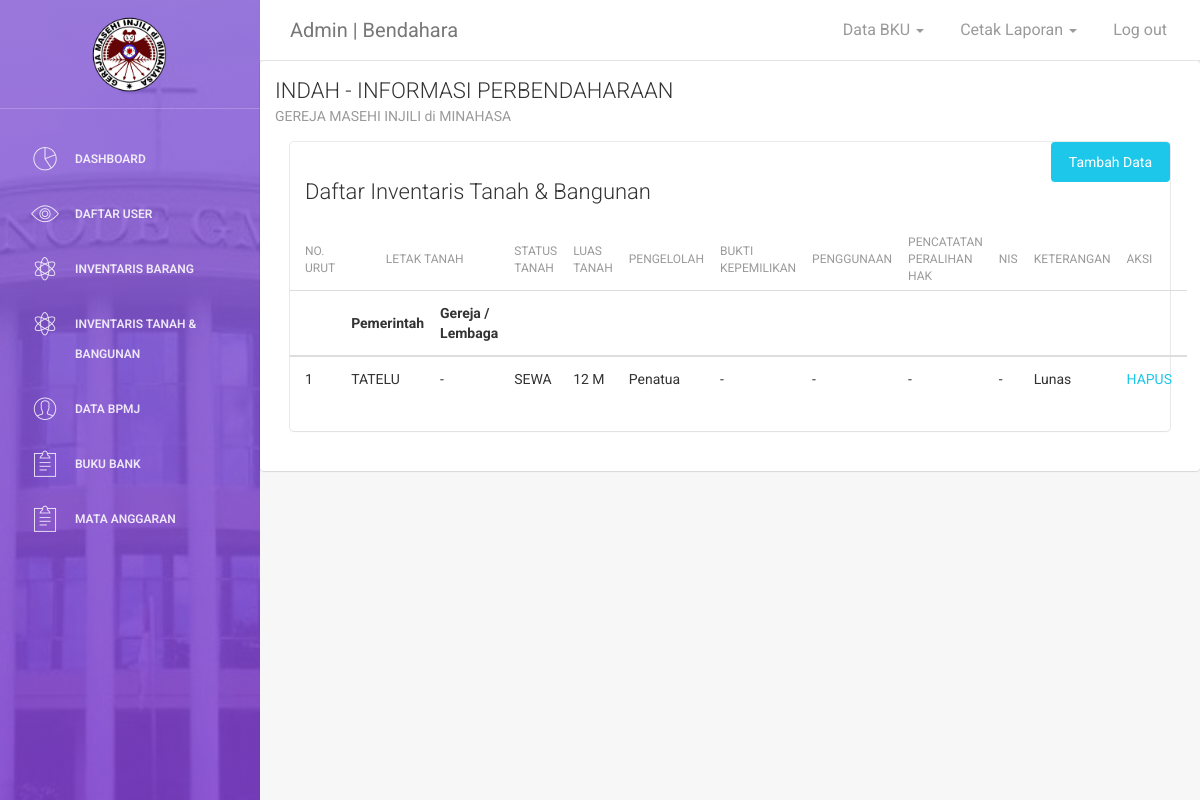
The app's page /Admin/index.php?p=inven_tanah (signed in) with its own data.
### tables this page shows
CREATE TABLE `inven_tanah` (
  `id` int(5) NOT NULL,
  `letak` varchar(50) NOT NULL,
  `letak_lembaga` varchar(50) NOT NULL,
  `status` varchar(50) NOT NULL,
  `luas` varchar(50) NOT NULL,
  `olah` varchar(50) NOT NULL,
  `bukti` varchar(50) NOT NULL,
  `penggunaan` varchar(50) NOT NULL,
  `pencatatan` varchar(50) NOT NULL,
  `nis` varchar(50) NOT NULL,
  `keterangan` varchar(50) NOT NULL
);

### Admin/inven_tanah.php (the view)
  <div class="content">
            <div class="container-fluid">
                <div class="row">
                    <div class="col-md-12">
  <a href="index.php?p=tm_tanah" class="btn btn-info btn-fill pull-right">Tambah Data</a>
                        <div class="card">
                            <div class="header">
                                <br>
                                <h4 class="title">Daftar Inventaris Tanah & Bangunan</h4>
                            </div>
                            <div class="content table-responsive table-full-width">
                                <table class="table table-hover ">
                                    <thead align="center">
                                        <th>No. Urut</th>
                                    	<th colspan="2" style="text-align: center;">Letak Tanah</th>
                                        <th>Status Tanah</th>
                                        <th>Luas Tanah</th>
                                        <th>Pengelolah</th>
                                        <th>Bukti Kepemilikan</th>
                                        <th>Penggunaan</th>
                                        <th>Pencatatan Peralihan Hak</th>
                                        <th>NIS</th>
                                        <th>Keterangan</th>
                                        <th>Aksi</th>
                                    </thead>
                                    <tr>
                                          <th></th>
                                          <th rowspan="2">Pemerintah</th>
                                          <th>Gereja / Lembaga</th>
                                          <th></th>
                                          <th></th>
                                          <th></th>
                                          <th></th>
                                    </tr>
                                    <tbody>
                                        	<?php
        include '../koneksi.php';
        $no = 1;
        $data = mysqli_query($koneksi,"select * from inven_tanah");
        while($d = mysqli_fetch_array($data)){
            ?>
            <tr>
                <td><?php echo $no++; ?></td>
                <td><?php echo $d['letak']; ?></td>
                 <td><?php echo $d['letak_lembaga']; ?></td>
                <td><?php echo $d['status']; ?></td>
                <td><?php echo $d['luas']; ?></td>
                <td><?php echo $d['olah']; ?></td>
                <td><?php echo $d['bukti']; ?></td>
                <td><?php echo $d['penggunaan']; ?></td>
                <td><?php echo $d['pencatatan']; ?></td>
                <td><?php echo $d['nis']; ?></td>
                <td><?php echo $d['keterangan']; ?></td>
                <td><a href="hapus_tanah.php?id=<?php echo $d['id']; ?>">HAPUS</a></td>
            </tr>
            <?php
        }
        ?>
                                    </tbody>
                                </table>
                            </div>
                        </div>
                    </div>
    </div>
</div>
</div>

### records on screen
inven_tanah: letak "TATELU", letak_lembaga "-", status "SEWA", luas "12 M", olah "Penatua", bukti "-", penggunaan "-", pencatatan "-", nis "-", keterangan "Lunas"

### other values on screen
$_SESSION['nama'] "Bendahara"
